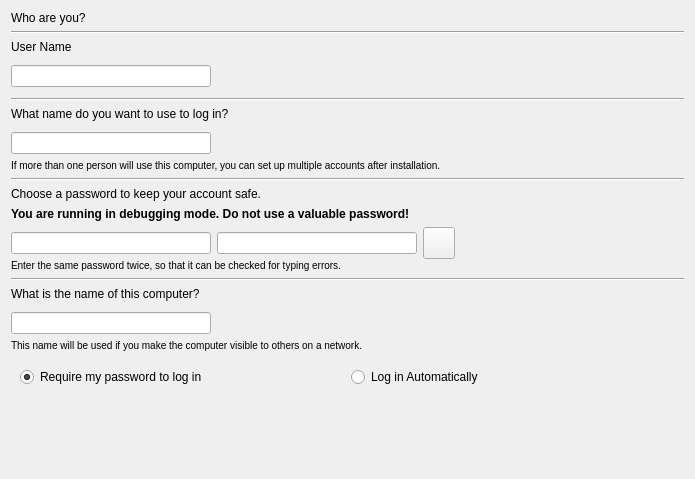
<?xml version="1.0" encoding="UTF-8"?>
<ui version="4.0">
 <class>Form</class>
 <widget class="QWidget" name="Form">
  <property name="geometry">
   <rect>
    <x>0</x>
    <y>0</y>
    <width>695</width>
    <height>479</height>
   </rect>
  </property>
  <property name="windowTitle">
   <string>Form</string>
  </property>
  <layout class="QVBoxLayout" name="verticalLayout">
   <item>
    <widget class="QLabel" name="userinfo_heading_label">
     <property name="text">
      <string>Who are you?</string>
     </property>
    </widget>
   </item>
   <item>
    <widget class="Line" name="line_5">
     <property name="orientation">
      <enum>Qt::Horizontal</enum>
     </property>
    </widget>
   </item>
   <item>
    <widget class="QLabel" name="fullname_label">
     <property name="text">
      <string>User Name</string>
     </property>
     <property name="wordWrap">
      <bool>false</bool>
     </property>
    </widget>
   </item>
   <item>
    <layout class="QGridLayout" name="_22">
     <property name="leftMargin">
      <number>0</number>
     </property>
     <property name="topMargin">
      <number>0</number>
     </property>
     <property name="rightMargin">
      <number>0</number>
     </property>
     <property name="bottomMargin">
      <number>0</number>
     </property>
     <property name="verticalSpacing">
      <number>0</number>
     </property>
     <item row="0" column="3">
      <spacer>
       <property name="orientation">
        <enum>Qt::Horizontal</enum>
       </property>
       <property name="sizeHint" stdset="0">
        <size>
         <width>0</width>
         <height>20</height>
        </size>
       </property>
      </spacer>
     </item>
     <item row="0" column="2">
      <widget class="QLabel" name="fullname_error_reason">
       <property name="sizePolicy">
        <sizepolicy hsizetype="Expanding" vsizetype="Preferred">
         <horstretch>1</horstretch>
         <verstretch>0</verstretch>
        </sizepolicy>
       </property>
       <property name="minimumSize">
        <size>
         <width>200</width>
         <height>0</height>
        </size>
       </property>
       <property name="text">
        <string/>
       </property>
      </widget>
     </item>
     <item row="0" column="1">
      <widget class="QLabel" name="fullname_error_image">
       <property name="sizePolicy">
        <sizepolicy hsizetype="Fixed" vsizetype="Fixed">
         <horstretch>0</horstretch>
         <verstretch>0</verstretch>
        </sizepolicy>
       </property>
       <property name="minimumSize">
        <size>
         <width>32</width>
         <height>32</height>
        </size>
       </property>
       <property name="maximumSize">
        <size>
         <width>32</width>
         <height>32</height>
        </size>
       </property>
       <property name="scaledContents">
        <bool>true</bool>
       </property>
      </widget>
     </item>
     <item row="0" column="0">
      <widget class="QLineEdit" name="fullname">
       <property name="sizePolicy">
        <sizepolicy hsizetype="Expanding" vsizetype="Fixed">
         <horstretch>0</horstretch>
         <verstretch>0</verstretch>
        </sizepolicy>
       </property>
       <property name="minimumSize">
        <size>
         <width>200</width>
         <height>0</height>
        </size>
       </property>
      </widget>
     </item>
    </layout>
   </item>
   <item>
    <widget class="Line" name="line_7">
     <property name="orientation">
      <enum>Qt::Horizontal</enum>
     </property>
    </widget>
   </item>
   <item>
    <widget class="QLabel" name="username_label">
     <property name="text">
      <string>What name do you want to use to log in?</string>
     </property>
     <property name="wordWrap">
      <bool>false</bool>
     </property>
    </widget>
   </item>
   <item>
    <layout class="QGridLayout" name="_21">
     <property name="leftMargin">
      <number>0</number>
     </property>
     <property name="topMargin">
      <number>0</number>
     </property>
     <property name="rightMargin">
      <number>0</number>
     </property>
     <property name="bottomMargin">
      <number>0</number>
     </property>
     <property name="verticalSpacing">
      <number>0</number>
     </property>
     <item row="0" column="0">
      <widget class="QLineEdit" name="username">
       <property name="sizePolicy">
        <sizepolicy hsizetype="Expanding" vsizetype="Fixed">
         <horstretch>0</horstretch>
         <verstretch>0</verstretch>
        </sizepolicy>
       </property>
       <property name="minimumSize">
        <size>
         <width>200</width>
         <height>0</height>
        </size>
       </property>
       <property name="maxLength">
        <number>32</number>
       </property>
      </widget>
     </item>
     <item row="1" column="0" colspan="4">
      <widget class="QLabel" name="username_extra_label">
       <property name="styleSheet">
        <string>font-weight: normal</string>
       </property>
       <property name="text">
        <string>&lt;small&gt;If more than one person will use this computer, you can set up multiple accounts after installation.&lt;/small&gt;</string>
       </property>
       <property name="wordWrap">
        <bool>true</bool>
       </property>
      </widget>
     </item>
     <item row="0" column="1">
      <widget class="QLabel" name="username_error_image">
       <property name="sizePolicy">
        <sizepolicy hsizetype="Fixed" vsizetype="Fixed">
         <horstretch>0</horstretch>
         <verstretch>0</verstretch>
        </sizepolicy>
       </property>
       <property name="minimumSize">
        <size>
         <width>32</width>
         <height>32</height>
        </size>
       </property>
       <property name="maximumSize">
        <size>
         <width>32</width>
         <height>32</height>
        </size>
       </property>
       <property name="scaledContents">
        <bool>true</bool>
       </property>
      </widget>
     </item>
     <item row="0" column="3">
      <spacer>
       <property name="orientation">
        <enum>Qt::Horizontal</enum>
       </property>
       <property name="sizeHint" stdset="0">
        <size>
         <width>0</width>
         <height>20</height>
        </size>
       </property>
      </spacer>
     </item>
     <item row="0" column="2">
      <widget class="QLabel" name="username_error_reason">
       <property name="sizePolicy">
        <sizepolicy hsizetype="Expanding" vsizetype="Preferred">
         <horstretch>1</horstretch>
         <verstretch>0</verstretch>
        </sizepolicy>
       </property>
       <property name="minimumSize">
        <size>
         <width>200</width>
         <height>0</height>
        </size>
       </property>
       <property name="text">
        <string/>
       </property>
       <property name="alignment">
        <set>Qt::AlignVCenter</set>
       </property>
       <property name="wordWrap">
        <bool>true</bool>
       </property>
      </widget>
     </item>
    </layout>
   </item>
   <item>
    <widget class="Line" name="line_8">
     <property name="orientation">
      <enum>Qt::Horizontal</enum>
     </property>
    </widget>
   </item>
   <item>
    <widget class="QLabel" name="password_label">
     <property name="text">
      <string>Choose a password to keep your account safe.</string>
     </property>
     <property name="wordWrap">
      <bool>false</bool>
     </property>
    </widget>
   </item>
   <item>
    <widget class="QLabel" name="password_debug_warning_label">
     <property name="text">
      <string>&lt;strong&gt;You are running in debugging mode. Do not use a valuable password!&lt;/strong&gt;</string>
     </property>
     <property name="wordWrap">
      <bool>true</bool>
     </property>
    </widget>
   </item>
   <item>
    <layout class="QGridLayout" name="_20">
     <property name="leftMargin">
      <number>0</number>
     </property>
     <property name="topMargin">
      <number>0</number>
     </property>
     <property name="rightMargin">
      <number>0</number>
     </property>
     <property name="bottomMargin">
      <number>0</number>
     </property>
     <property name="verticalSpacing">
      <number>0</number>
     </property>
     <item row="0" column="4">
      <spacer>
       <property name="orientation">
        <enum>Qt::Horizontal</enum>
       </property>
       <property name="sizeHint" stdset="0">
        <size>
         <width>0</width>
         <height>20</height>
        </size>
       </property>
      </spacer>
     </item>
     <item row="1" column="0" colspan="5">
      <widget class="QLabel" name="password_extra_label">
       <property name="styleSheet">
        <string>font-weight: normal</string>
       </property>
       <property name="text">
        <string>&lt;small&gt;Enter the same password twice, so that it can be checked for typing errors.&lt;/small&gt;</string>
       </property>
       <property name="wordWrap">
        <bool>true</bool>
       </property>
      </widget>
     </item>
     <item row="0" column="3">
      <widget class="QLabel" name="password_error_image">
       <property name="sizePolicy">
        <sizepolicy hsizetype="Fixed" vsizetype="Fixed">
         <horstretch>0</horstretch>
         <verstretch>0</verstretch>
        </sizepolicy>
       </property>
       <property name="minimumSize">
        <size>
         <width>32</width>
         <height>32</height>
        </size>
       </property>
       <property name="maximumSize">
        <size>
         <width>32</width>
         <height>32</height>
        </size>
       </property>
       <property name="scaledContents">
        <bool>true</bool>
       </property>
      </widget>
     </item>
     <item row="0" column="2">
      <widget class="QToolButton" name="show_password">
       <property name="sizePolicy">
        <sizepolicy hsizetype="Fixed" vsizetype="Fixed">
         <horstretch>0</horstretch>
         <verstretch>0</verstretch>
        </sizepolicy>
       </property>
       <property name="minimumSize">
        <size>
         <width>32</width>
         <height>32</height>
        </size>
       </property>
       <property name="maximumSize">
        <size>
         <width>32</width>
         <height>32</height>
        </size>
       </property>
       <property name="checkable">
        <bool>true</bool>
       </property>
      </widget>
     </item>
     <item row="0" column="3">
      <widget class="QLabel" name="password_error_reason">
       <property name="sizePolicy">
        <sizepolicy hsizetype="Expanding" vsizetype="Preferred">
         <horstretch>1</horstretch>
         <verstretch>0</verstretch>
        </sizepolicy>
       </property>
       <property name="minimumSize">
        <size>
         <width>100</width>
         <height>0</height>
        </size>
       </property>
       <property name="text">
        <string/>
       </property>
       <property name="alignment">
        <set>Qt::AlignVCenter</set>
       </property>
       <property name="wordWrap">
        <bool>true</bool>
       </property>
      </widget>
     </item>
     <item row="0" column="1">
      <widget class="QLineEdit" name="verified_password">
       <property name="sizePolicy">
        <sizepolicy hsizetype="Expanding" vsizetype="Fixed">
         <horstretch>0</horstretch>
         <verstretch>0</verstretch>
        </sizepolicy>
       </property>
       <property name="minimumSize">
        <size>
         <width>200</width>
         <height>0</height>
        </size>
       </property>
       <property name="echoMode">
        <enum>QLineEdit::Password</enum>
       </property>
      </widget>
     </item>
     <item row="0" column="0">
      <widget class="QLineEdit" name="password">
       <property name="sizePolicy">
        <sizepolicy hsizetype="Expanding" vsizetype="Fixed">
         <horstretch>0</horstretch>
         <verstretch>0</verstretch>
        </sizepolicy>
       </property>
       <property name="minimumSize">
        <size>
         <width>200</width>
         <height>0</height>
        </size>
       </property>
       <property name="echoMode">
        <enum>QLineEdit::Password</enum>
       </property>
      </widget>
     </item>
    </layout>
   </item>
   <item>
    <widget class="Line" name="line_9">
     <property name="orientation">
      <enum>Qt::Horizontal</enum>
     </property>
    </widget>
   </item>
   <item>
    <widget class="QLabel" name="hostname_label">
     <property name="text">
      <string>What is the name of this computer?</string>
     </property>
     <property name="wordWrap">
      <bool>false</bool>
     </property>
    </widget>
   </item>
   <item>
    <layout class="QGridLayout" name="_23">
     <property name="leftMargin">
      <number>0</number>
     </property>
     <property name="topMargin">
      <number>0</number>
     </property>
     <property name="rightMargin">
      <number>0</number>
     </property>
     <property name="bottomMargin">
      <number>0</number>
     </property>
     <property name="verticalSpacing">
      <number>0</number>
     </property>
     <item row="0" column="0">
      <widget class="QLineEdit" name="hostname">
       <property name="sizePolicy">
        <sizepolicy hsizetype="Expanding" vsizetype="Fixed">
         <horstretch>0</horstretch>
         <verstretch>0</verstretch>
        </sizepolicy>
       </property>
       <property name="minimumSize">
        <size>
         <width>200</width>
         <height>0</height>
        </size>
       </property>
      </widget>
     </item>
     <item row="0" column="3">
      <spacer>
       <property name="orientation">
        <enum>Qt::Horizontal</enum>
       </property>
       <property name="sizeHint" stdset="0">
        <size>
         <width>0</width>
         <height>20</height>
        </size>
       </property>
      </spacer>
     </item>
     <item row="1" column="0" colspan="4">
      <widget class="QLabel" name="hostname_extra_label">
       <property name="styleSheet">
        <string>font-weight: normal</string>
       </property>
       <property name="text">
        <string>&lt;small&gt;This name will be used if you make the computer visible to others on a network.&lt;/small&gt;</string>
       </property>
       <property name="wordWrap">
        <bool>false</bool>
       </property>
      </widget>
     </item>
     <item row="0" column="1">
      <widget class="QLabel" name="hostname_error_image">
       <property name="sizePolicy">
        <sizepolicy hsizetype="Fixed" vsizetype="Fixed">
         <horstretch>0</horstretch>
         <verstretch>0</verstretch>
        </sizepolicy>
       </property>
       <property name="minimumSize">
        <size>
         <width>32</width>
         <height>32</height>
        </size>
       </property>
       <property name="maximumSize">
        <size>
         <width>32</width>
         <height>32</height>
        </size>
       </property>
       <property name="scaledContents">
        <bool>true</bool>
       </property>
      </widget>
     </item>
     <item row="0" column="2">
      <widget class="QLabel" name="hostname_error_reason">
       <property name="sizePolicy">
        <sizepolicy hsizetype="Expanding" vsizetype="Preferred">
         <horstretch>1</horstretch>
         <verstretch>0</verstretch>
        </sizepolicy>
       </property>
       <property name="minimumSize">
        <size>
         <width>200</width>
         <height>0</height>
        </size>
       </property>
       <property name="text">
        <string/>
       </property>
       <property name="alignment">
        <set>Qt::AlignVCenter</set>
       </property>
       <property name="wordWrap">
        <bool>true</bool>
       </property>
      </widget>
     </item>
    </layout>
   </item>
   <item>
    <widget class="QWidget" name="widget_6" native="true">
     <layout class="QGridLayout" name="gridLayout">
      <item row="0" column="0">
       <widget class="QRadioButton" name="login_pass">
        <property name="text">
         <string>Require my password to log in</string>
        </property>
        <property name="checked">
         <bool>true</bool>
        </property>
       </widget>
      </item>
      <item row="0" column="1">
       <widget class="QRadioButton" name="login_auto">
        <property name="text">
         <string>Log in Automatically</string>
        </property>
        <property name="checked">
         <bool>false</bool>
        </property>
       </widget>
      </item>
     </layout>
    </widget>
   </item>
   <item>
    <spacer name="verticalSpacer">
     <property name="orientation">
      <enum>Qt::Vertical</enum>
     </property>
     <property name="sizeHint" stdset="0">
      <size>
       <width>20</width>
       <height>77</height>
      </size>
     </property>
    </spacer>
   </item>
  </layout>
 </widget>
 <tabstops>
  <tabstop>fullname</tabstop>
  <tabstop>username</tabstop>
  <tabstop>password</tabstop>
  <tabstop>verified_password</tabstop>
  <tabstop>hostname</tabstop>
  <tabstop>login_pass</tabstop>
  <tabstop>login_auto</tabstop>
 </tabstops>
 <resources/>
 <connections/>
</ui>
